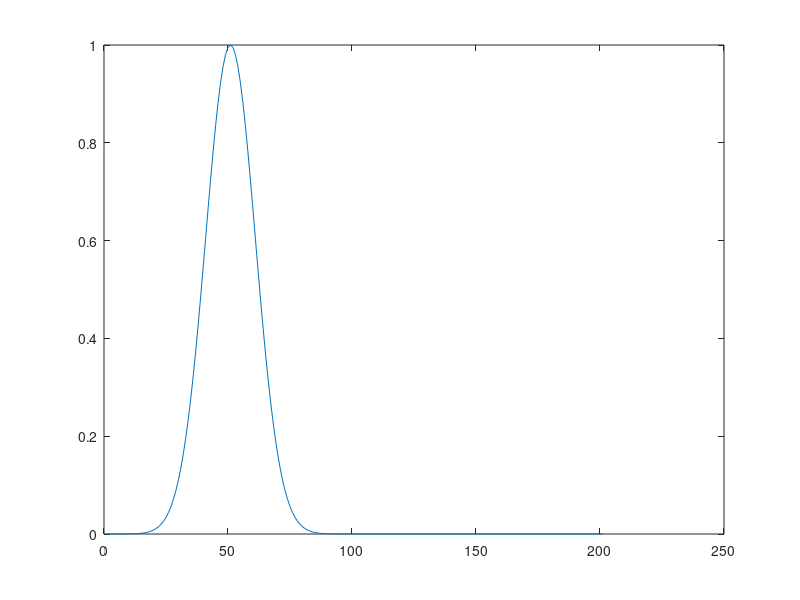

Recreate this plot in MATLAB.
%Define time stepping scheme
%	Crank-Nicolson : k = 0.5

k = 0.5

% Define dispersion and spatial discretization parameters

alpha = .003;
n = 201;
dx = 2/200;

%basically dx = .01

nsteps = 0/.01
dt = .01

% initialise arrays and vectors 
b = zeros(n,1);
u = zeros(n,1);
B = zeros(n,n);

%initialize u

u = zeros(n,1);
x = 0.0;
for i=1:n
	u(i,1) = exp(-50*(x-0.5)^2);
	x = x + dx;
end

% set up tridiagonal entries of A matrix
A = zeros(n,n);
for i = 2:n-1
	A(i,i-1) = -k*((alpha/(dx^2))+ (-.5/(2*dx)));
	A(i,i) = 2*k*((1/dt)+(alpha/(dx^2)));
	A(i,i+1) = k*((.5/(2*dx))-(alpha/(dx^2)));
end

%similarily for B

B = zeros(n,n);
for(i = 2:n-1)
	B(i,i-1) = k*((alpha/(dx^2))+ (.5/(2*dx)));
	B(i,i) = 2*k*((1/dt)-(alpha/(dx^2)));
	B(i,i+1) = k*((-.5/(2*dx))+(alpha/(dx^2)));
end
%set up boundary conditions
A(1,1) = 1.0;
A(1,2) = -1.0;
A(n,n) = 1.0;
A(n,n-1) = -1.0;

% solve for each time step

for i=1:nsteps
    b = B*u;
    u = A\b;
end

plot (u)